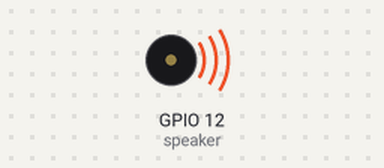
A sketch run on a simulated ESP32. Parts: buzzer (waves = sounding).

Above: at 0.1 s.
At 1.7 s:
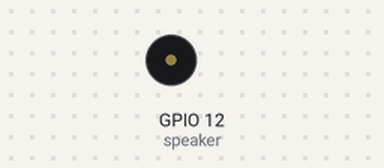
Timing chart, 0 to 3.2 s (numbered marks = the images above):
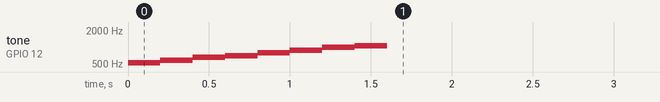

The sketch:

100kinsat_speaker.ino
```cpp
#define mC 261.626 // ド
#define mD 293.665 // レ
#define mE 329.628 // ミ
#define mF 349.228 // ファ
#define mG 391.995 // ソ
#define mA 440.000 // ラ
#define mB 493.883 // シ
#define nn 0.0

#define LEDC_CHANNEL_2 2
#define LEDC_TIMER_13_BIT 13
#define LEDC_BASE_FREQ 5000

static const uint8_t speaker = 12;

void setup() {
  pinMode(speaker, OUTPUT);

  // ド
  tone(speaker, mC * 2, 200);
  noTone(speaker);

  // レ
  tone(speaker, mD * 2, 200);
  noTone(speaker);

  // ミ
  tone(speaker, mE * 2, 200);
  noTone(speaker);

  // ファ
  tone(speaker, mF * 2, 200);
  noTone(speaker);

  // ソ
  tone(speaker, mG * 2, 200);
  noTone(speaker);

  // ラ
  tone(speaker, mA * 2, 200);
  noTone(speaker);

  // シ
  tone(speaker, mB * 2, 200);
  noTone(speaker);

  // ド
  tone(speaker, mC * 4, 200);
  noTone(speaker);
}

void loop() {
}

void tone(int pin, int freq, int t_ms) {
  ledcSetup(LEDC_CHANNEL_2, LEDC_BASE_FREQ, LEDC_TIMER_13_BIT);
  ledcAttachPin(pin, LEDC_CHANNEL_2);
  ledcWriteTone(LEDC_CHANNEL_2, freq);

  delay(t_ms);
}

void noTone(int pin) {
  ledcWriteTone(LEDC_CHANNEL_2, 0.0);
}
```

Measured:
- by itself, tone on GPIO 12 (speaker): plays 523 Hz for 0.20 s, 587 Hz for 0.20 s, 659 Hz for 0.20 s, 698 Hz for 0.20 s, 783 Hz for 0.20 s, 880 Hz for 0.20 s … (8 notes in this stretch)
